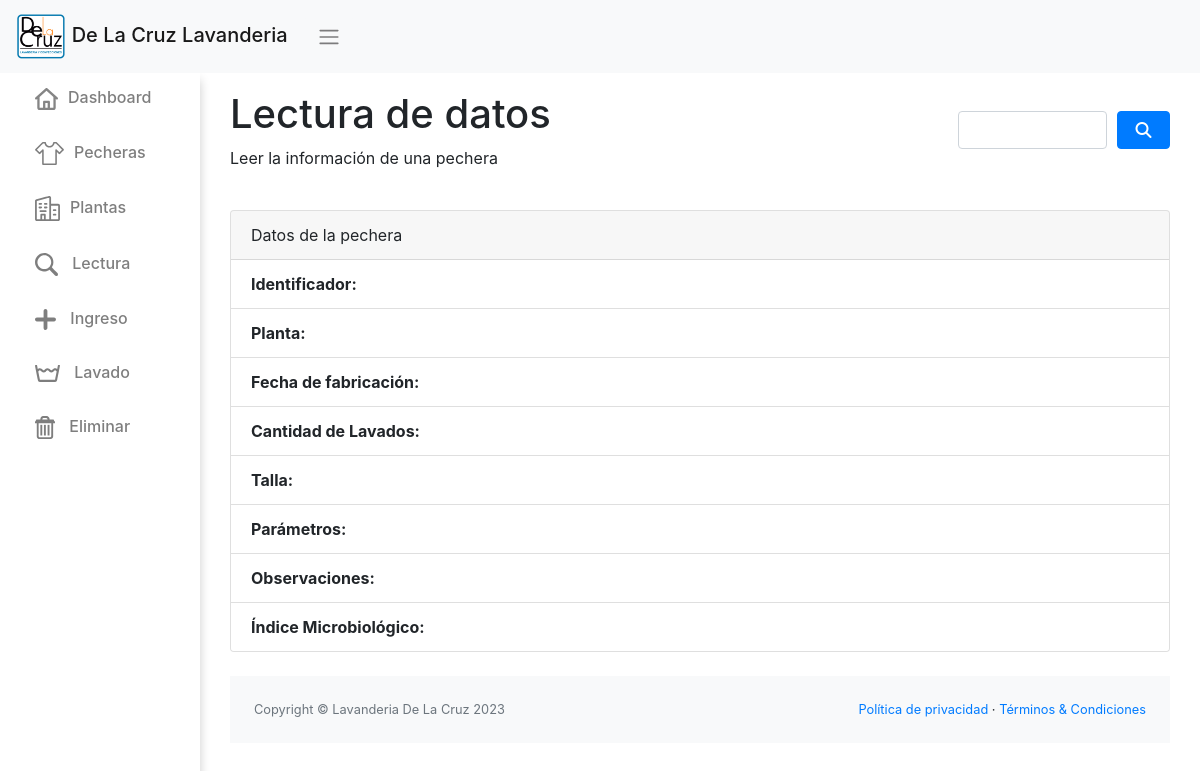
The page /lectura/?id=455 on the database as committed earlier.
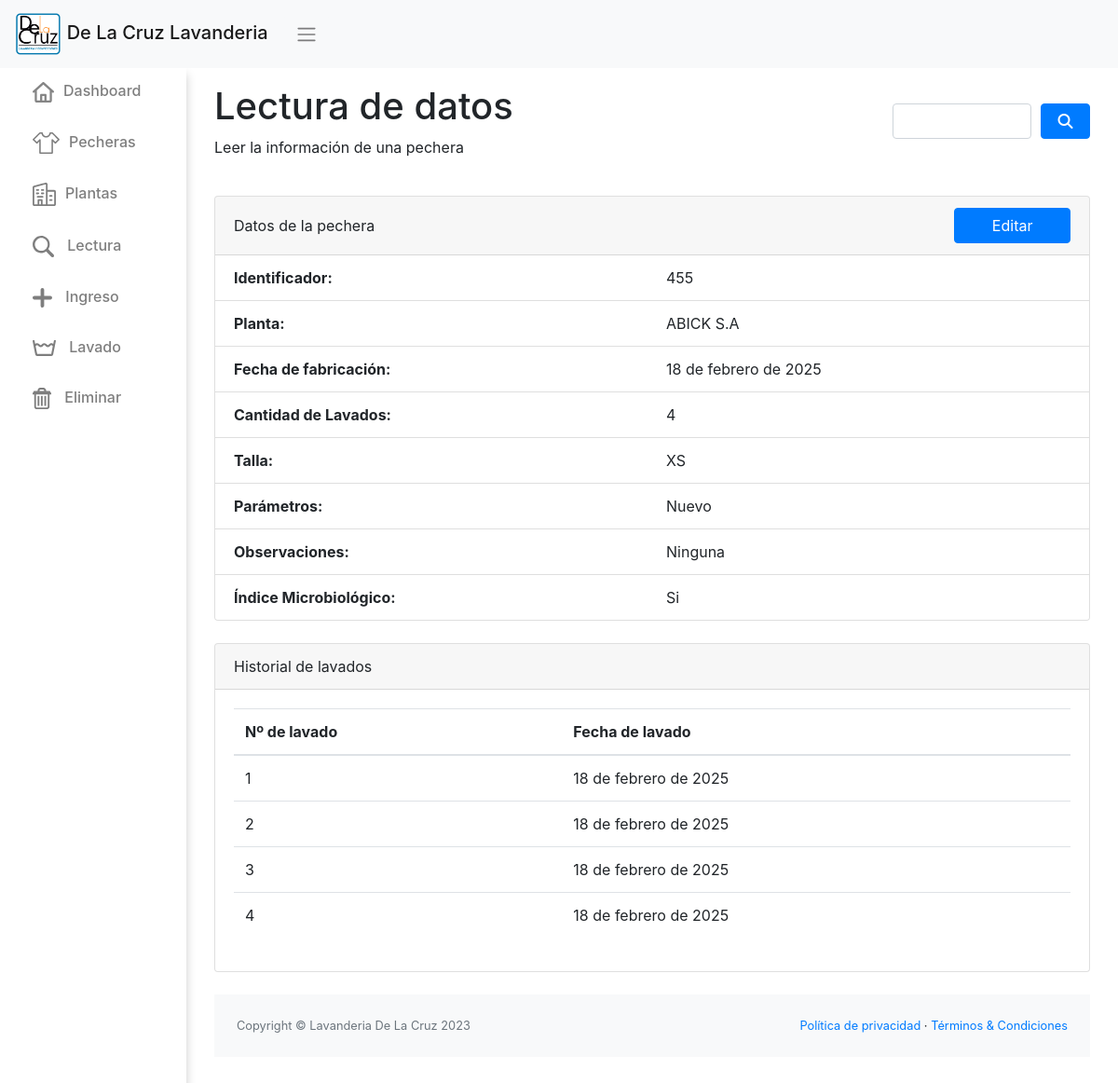
The same page on the database as committed later.
### app/models.py (models this page shows, shortened)
class Pechera(models.Model):
    id_pechera = models.CharField(max_length=100, unique=True)
    fecha_fabricacion = models.DateField(null=True)
    talla = models.CharField(max_length=5)
    cantidad_lavados = models.IntegerField(default=0)
    observaciones = models.CharField(max_length=500, blank=True)
    planta = models.IntegerField (choices=PLANTAS_CHOICES,default=1)
    parameters = models.CharField(max_length=50, choices=PARAMETERS_CHOICES, default='1')
    indice_microbiologico = models.CharField(max_length=2, choices=OPCIONES_INDICE, default='Si', verbose_name="Índice Microbiológico")
    eliminada = models.BooleanField(default=False)

class Lavado(models.Model):
    id_lavado = models.AutoField(primary_key=True, unique=True)
    id_pechera = models.CharField(max_length=100,null=True)
    fecha_lavado = models.DateField(null=True)

### app/views.py (the view)
# urls.py: path('lectura/', lectura, name="lectura" ),
def lectura(request):
    pechera = None  # Inicialmente, no se muestra ninguna pechera
    lista_lavados = None  # Inicialmente, no se muestra ninguna pechera
    if request.method == 'GET':
        id_pechera = request.GET.get("id")
        pechera = Pechera.objects.filter(id_pechera=id_pechera).first()
        lista_lavados = Lavado.objects.filter(id_pechera=id_pechera)[:]
        if pechera:
            if pechera.eliminada:
                return redirect('lectura_alerta')
    context = {'pechera': pechera, "lista_lavados":lista_lavados}
    return render(request, 'app/lectura.html', context)

### app/templates/app/lectura.html (shortened to what this page needs)
{% extends 'app/base.html' %}
{% load static %}
{% block contenido %}
<div>
  <div class="row" style="display: flex;  align-items: center;">
    <div class="col-sm-9 mb-3">
      <h1>Lectura de datos</h1>
      <Spam>Leer la información de una pechera</Spam>
    </div>
    <div class="col-sm-3 mb-3" >
      <form method="post" action="{% url 'buscar_pechera' %}" style="display: flex">
        <input type="text" id="codigo" name="codigo" class="form-control" autofocus>
        <button type="submit" class="btn btn-primary btn-block" style="flex: 1 0 25%; margin-left: 10px; ">
          <span class="fa fa-search" aria-hidden="true"></span>
        </button>
      </form>
    </div>
  </div><br>
  <div class="card" >
    <div class="card-header">
      <div class="row" style="display: flex; justify-content: center; align-items: center;">
        <div class="col-sm-10">Datos de la pechera</div>
        <div class="col-sm-2">{% if pechera %}<a class="btn btn-primary btn-block" href="{% url 'editar' %}?id={{pechera.id_pechera|urlencode}}" role="button" style="margin-left: auto;" id="hide-mobile">Editar</a>{% endif %}</div>
      </div>
    </div>
    <ul class="list-group list-group-flush">
      <li class="list-group-item"><div class="row"><div class="col-sm"><b>Identificador:</b></div><div class="col-sm">{{ pechera.id_pechera }}</div></div></li>
      <li class="list-group-item"><div class="row"><div class="col-sm"><b>Planta:</b></div><div class="col-sm">{{ pechera.get_planta_display }}</div></div></li>
      <li class="list-group-item"><div class="row"><div class="col-sm"><b>Fecha de fabricación:</b></div><div class="col-sm">{{ pechera.fecha_fabricacion }}</div></div></li>
      <li class="list-group-item"><div class="row"><div class="col-sm"><b>Cantidad de Lavados:</b></div><div class="col-sm">{{ pechera.cantidad_lavados }}</div></div></li>
      <li class="list-group-item"><div class="row"><div class="col-sm"><b>Talla:</b></div><div class="col-sm">{{ pechera.talla }}</div></div></li>
      <li class="list-group-item"><div class="row"><div class="col-sm"><b>Parámetros:</b></div><div class="col-sm">{{ pechera.get_parameters_display }}</div></div></li>
      <li class="list-group-item"><div class="row"><div class="col-sm"><b>Observaciones:</b></div><div class="col-sm">{{ pechera.observaciones }}</div></div></li>
      <li class="list-group-item"><div class="row"><div class="col-sm"><b>Índice Microbiológico:</b></div><div class="col-sm">{{ pechera.indice_microbiologico }}</div></div></li>
    </ul>
  </div>
  <br>
  {% if pechera %}
  <div class="card">
    <div class="card-header" style="display: flex;  align-items: center; justify-content: space-between">
      Historial de lavados
    </div>
    <div class="card-body">
      <table class="table table-responsive-sm table-fluid">
        <thead>
          <tr>
            <th>Nº de lavado</th>
            <th>Fecha de lavado</th>
          </tr>
        </thead>
        <tbody>
          {% for lavado in lista_lavados %}
            <tr>
              <td>{{ forloop.counter }}</td>
              <td>{{ lavado.fecha_lavado }}</td>
            </tr>
          {% endfor %}
        </tbody>
      </table>
    </div>
  </div>
  <br>
  {% endif %}
</div>
{% endblock %}

Rows that differ between the two databases and show on the page:
added Pechera: id_pechera "455", planta "ABICK S.A", fecha_fabricacion "18 de febrero de 2025", cantidad_lavados "4", talla "XS", parameters "Nuevo", observaciones "Ninguna", indice_microbiologico "Si"
added Lavado: fecha_lavado "18 de febrero de 2025"
added Lavado: fecha_lavado "18 de febrero de 2025"
added Lavado: fecha_lavado "18 de febrero de 2025"
added Lavado: fecha_lavado "18 de febrero de 2025"
Other text that changed with them:
text now shown: "Editar Historial de lavados Nº de lavado Fecha de lavado"
